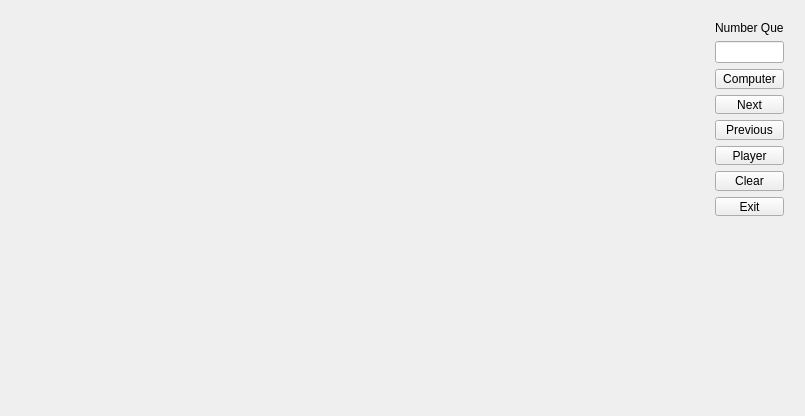
<?xml version="1.0" encoding="UTF-8"?>
<ui version="4.0">
 <class>queens</class>
 <widget class="QWidget" name="queens">
  <property name="geometry">
   <rect>
    <x>0</x>
    <y>0</y>
    <width>805</width>
    <height>416</height>
   </rect>
  </property>
  <property name="windowTitle">
   <string>queens</string>
  </property>
  <widget class="QWidget" name="layoutWidget">
   <property name="geometry">
    <rect>
     <x>704</x>
     <y>10</y>
     <width>91</width>
     <height>217</height>
    </rect>
   </property>
   <layout class="QVBoxLayout" name="verticalLayout_2">
    <item>
     <widget class="QLabel" name="label">
      <property name="text">
       <string>Number Queens</string>
      </property>
     </widget>
    </item>
    <item>
     <widget class="QLineEdit" name="text_number_queens">
      <property name="text">
       <string/>
      </property>
     </widget>
    </item>
    <item>
     <layout class="QVBoxLayout" name="verticalLayout">
      <item>
       <widget class="QPushButton" name="button_computer">
        <property name="text">
         <string>Computer</string>
        </property>
       </widget>
      </item>
      <item>
       <widget class="QPushButton" name="button_next">
        <property name="text">
         <string>Next</string>
        </property>
       </widget>
      </item>
      <item>
       <widget class="QPushButton" name="button_previous">
        <property name="text">
         <string>Previous</string>
        </property>
       </widget>
      </item>
      <item>
       <widget class="QPushButton" name="button_player">
        <property name="text">
         <string>Player</string>
        </property>
       </widget>
      </item>
      <item>
       <widget class="QPushButton" name="button_clear">
        <property name="text">
         <string>Clear</string>
        </property>
       </widget>
      </item>
      <item>
       <widget class="QPushButton" name="button_exit">
        <property name="text">
         <string>Exit</string>
        </property>
       </widget>
      </item>
     </layout>
    </item>
   </layout>
  </widget>
 </widget>
 <layoutdefault spacing="6" margin="11"/>
 <resources/>
 <connections/>
</ui>
